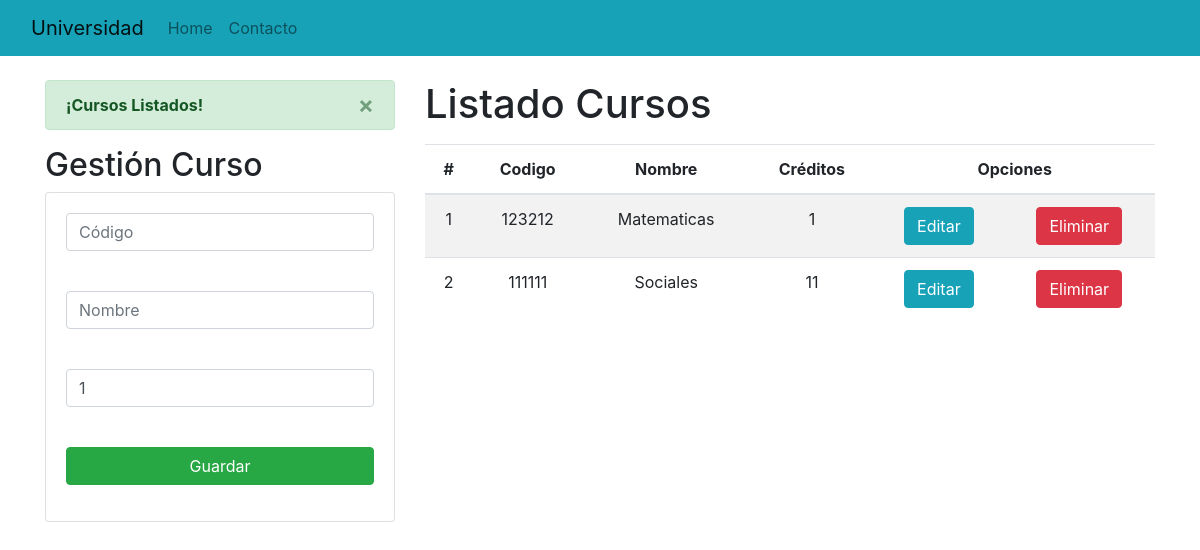
The app's page /, older data.
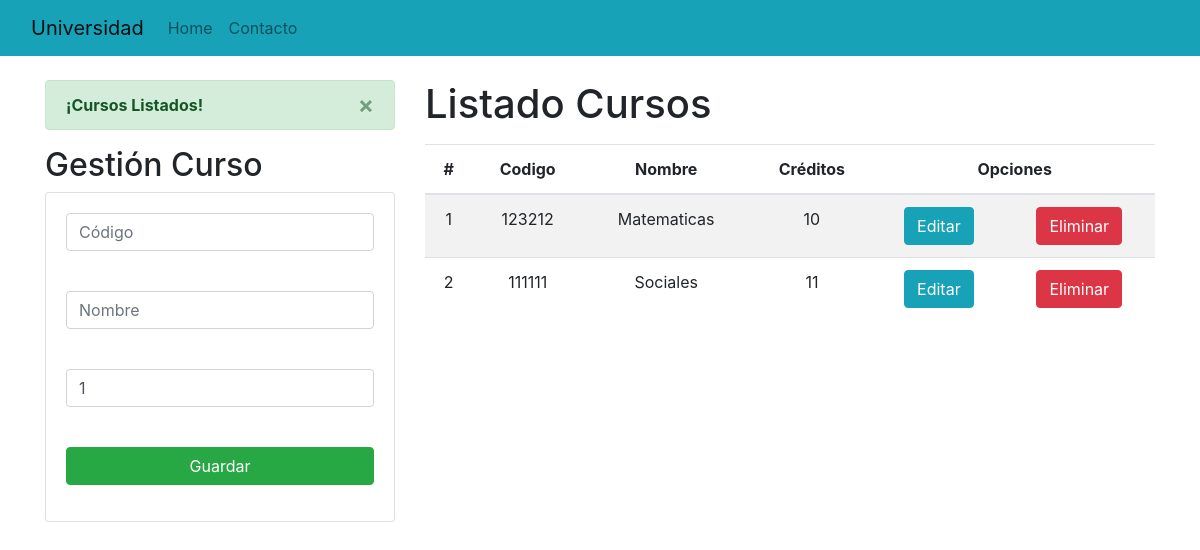
The same page, newer data.
### Aplicaciones/Academico/models.py (models this page shows, shortened)
class Curso(models.Model):
    codigo = models.CharField(primary_key=True, max_length=6)
    nombre = models.CharField(max_length=50)
    creditos = models.PositiveSmallIntegerField()

### Aplicaciones/Academico/views.py (the view)
# urls.py: path('', views.home),
def home(request):
    cursosListados = Curso.objects.all()
    messages.success(request, '¡Cursos Listados!')
    return render(request, "gestionCursos.html", {"cursos": cursosListados})

### Aplicaciones/Academico/templates/gestionCursos.html (shortened to what this page needs)
{% extends "./base.html"%} {%block title%} Gestión de cursos {% endblock %}
{%block body%}
<div class="row">
  <div class="col-sm-12 col-md-6 col-lg-4 col-xl-4">
    {% if messages %}
    {% for message in messages %}
    <div class="alert alert-success alert-dismissible fade show" role="alert">
      <strong>{{ message }}</strong>
      <button type="button" class="close" data-dismiss="alert" aria-label="Close">
        <span aria-hidden="true">&times;</span>
      </button>
    </div>
    {% endfor %}
    {% endif %}
    <h2>Gestión Curso</h2>
    <div class="card">
      <div class="card-body">
        <form action="/registrarCurso/" method="POST">
          <div class="form-group">
            <input
              type="text"
              id="txtCodigo"
              name="txtCodigo"
              class="form-control"
              placeholder="Código"
              minlength="6"
              maxlength="6"
              required
            />
          </div>
          <br />
          <div class="form-group">
            <input
              type="text"
              id="txtNombre"
              name="txtNombre"
              class="form-control"
              placeholder="Nombre"
              maxlength="50"
              required
            />
          </div>
          <br />
          <div class="form-group">
            <input
              type="text"
              id="numCreditos"
              name="numCreditos"
              class="form-control"
              minlength="1"
              maxlength="9"
              value="1"
              required
            />
          </div>
          <br />
          <div class="form-group">
            <button type="submit" class="btn btn-success btn-block">
              Guardar
            </button>
          </div>
        </form>
      </div>
    </div>
  </div>
  <div class="col-sm-12 col-md-6 col-lg-8 col-xl-8">
    <h1>Listado Cursos</h1>
    <div class="table-responsive py-2">
      <table class="table table-striped">
        <thead>
          <tr>
            <th>#</th>
            <th>Codigo</th>
            <th>Nombre</th>
            <th>Créditos</th>
            <th colspan="2">Opciones</th>
          </tr>
        </thead>
        <tbody>
          {% for c in cursos %}
          <tr>
            <td>{{forloop.counter}}</td>
            <td>{{c.codigo}}</td>
            <td>{{c.nombre}}</td>
            <td>{{c.creditos}}</td>
            <td>
              <a href="edicionCurso/{{c.codigo}}" class="btn btn-info"
                >Editar</a
              >
            </td>
            <td>
              <a
                href="eliminarCurso/{{c.codigo}}"
                class="btn btn-danger btnEliminacion"
                >Eliminar</a
              >
            </td>
          </tr>
          {% endfor %}
        </tbody>
      </table>
    </div>
  </div>
</div>
{% endblock%}

Row changes from the older to the newer data that the page shows:
changed Curso "Matematicas": creditos "1" → "10"
